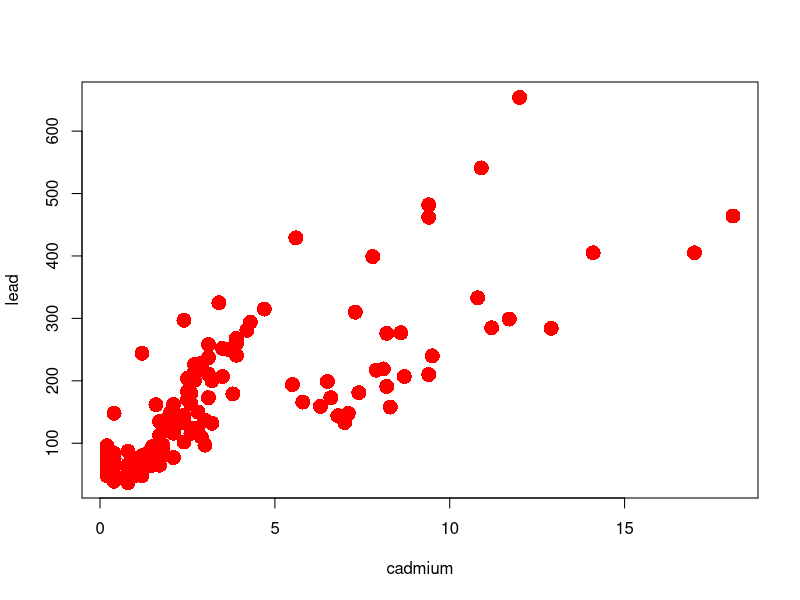
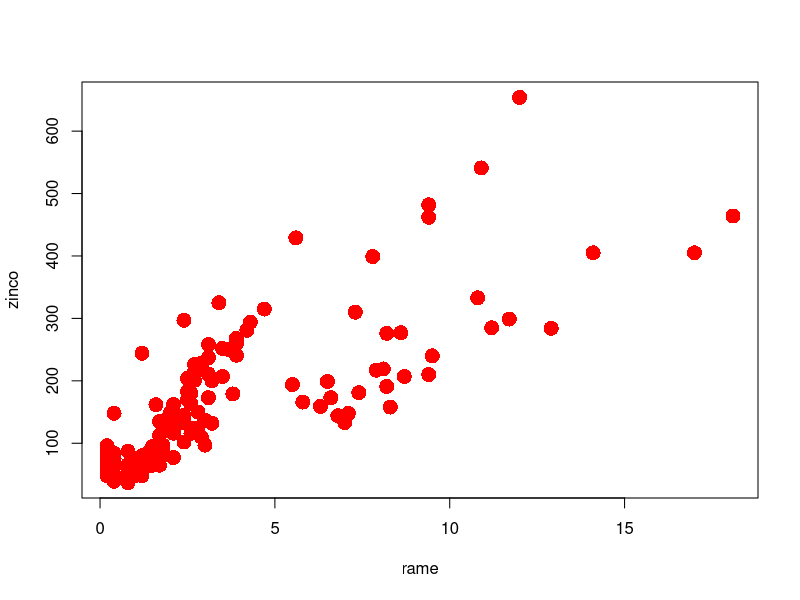
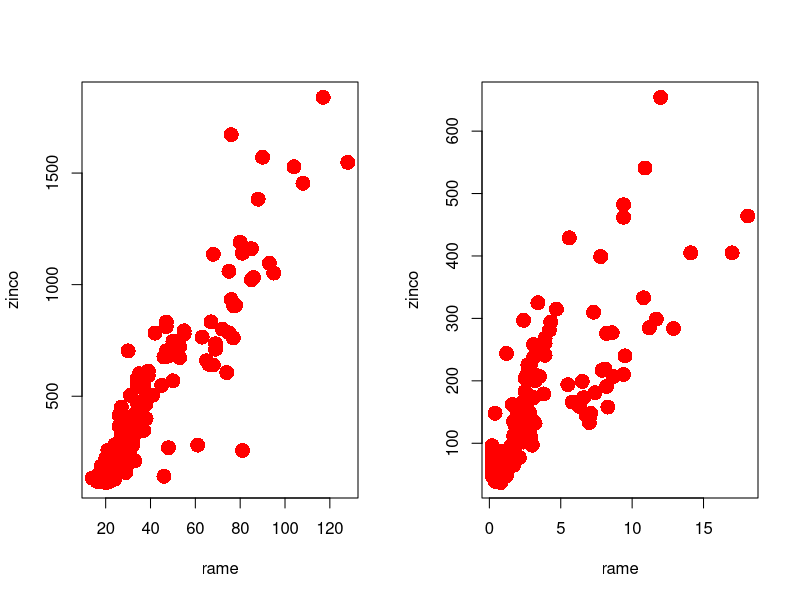
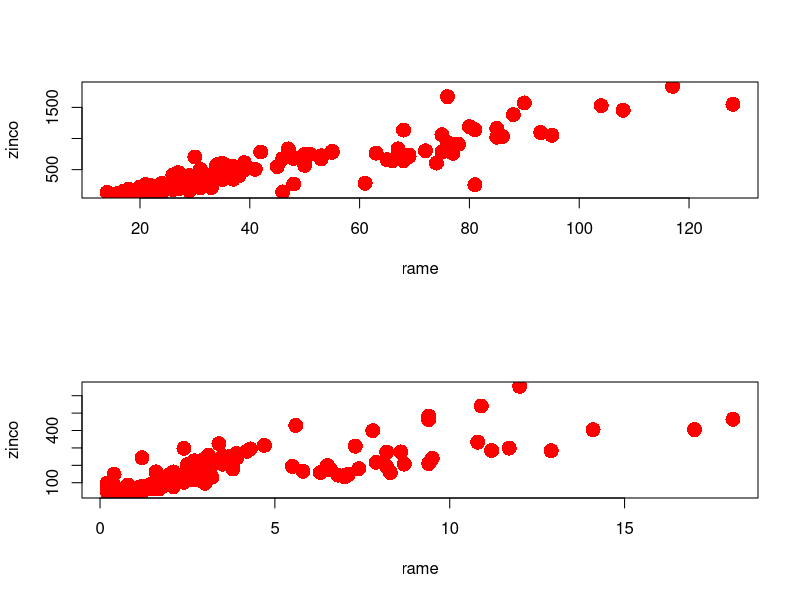

The R source for these figures, in order:
# R spaziale: funzioni spaziali in Eco Pa

install.packages("sp")

#con library() richiamo il pacchetto

library(sp)

#dati
data(meuse)

meuse
head(meuse)

#plot cadmium e lead


#alleghiamo dataframe
attach(meuse)

plot(cadmium,lead,col="red",pch=16,cex=2)

#cambiare etichette
plot(cadmium,lead,col="red",pch=16,cex=2,xlab="rame",ylab="zinco")

#multiframe o multipanel= mettere più di un grafico in una finestra
par(mfrow=c(1,2))
plot(copper,zinc,col="red",pch=16,cex=2,xlab="rame",ylab="zinco")
plot(cadmium,lead,col="red",pch=16,cex=2,xlab="rame",ylab="zinco")

#invertiamo i grafici
par(mfrow=c(2,1))
plot(copper,zinc,col="red",pch=16,cex=2,xlab="rame",ylab="zinco")
plot(cadmium,lead,col="red",pch=16,cex=2,xlab="rame",ylab="zinco")

#multiframe automatico
install.packages("GGally")
library(GGally)
